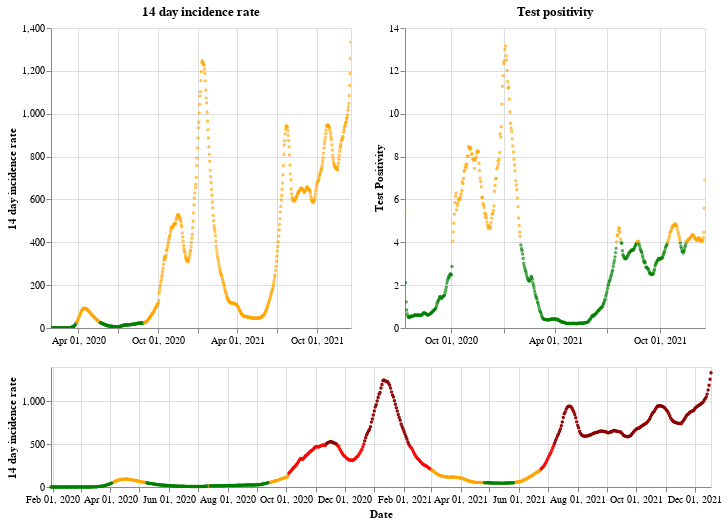

Notebook code for this chart:
### Markdown cell above
## England

### Code cell
plot_traffic_light('England')

### Figure 1 — Vega-Lite specification as saved in the notebook (floating-point values rounded to 4 significant figures; data arrays with more than 128 entries replaced by an {"elided": "..."} marker saying what was removed)
{"config": {"view": {"continuousWidth": 400, "continuousHeight": 300}}, "vconcat": [{"hconcat": [{"mark": {"type": "point", "size": 2}, "encoding": {"color": {"condition": {"value": "green", "test": "(datum.twoWeeklyCasesRate <= 25)"}, "value": "orange"}, "tooltip": [{"type": "nominal", "field": "areaName"}, {"type": "temporal", "field": "date"}, {"type": "quantitative", "field": "twoWeeklyCasesRate"}, {"type": "quantitative", "field": "testPositivity"}], "x": {"type": "temporal", "axis": {"title": ""}, "field": "date", "scale": {"domain": {"selection": "DateBrush"}}, "timeUnit": "yearmonthdate"}, "y": {"type": "quantitative", "axis": {"title": "14 day incidence rate"}, "field": "twoWeeklyCasesRate"}}, "title": "14 day incidence rate", "width": 300}, {"mark": {"type": "point", "size": 2}, "encoding": {"color": {"condition": {"value": "green", "test": "(datum.testPositivity <= 4)"}, "value": "orange"}, "tooltip": [{"type": "nominal", "field": "areaName"}, {"type": "temporal", "field": "date"}, {"type": "quantitative", "field": "twoWeeklyCasesRate"}, {"type": "quantitative", "field": "testPositivity"}], "x": {"type": "temporal", "axis": {"title": ""}, "field": "date", "scale": {"domain": {"selection": "DateBrush"}}, "timeUnit": "yearmonthdate"}, "y": {"type": "quantitative", "axis": {"title": "Test Positivity"}, "field": "testPositivity"}}, "title": "Test positivity", "width": 300}]}, {"layer": [{"mark": {"type": "point", "size": 2}, "encoding": {"color": {"condition": {"value": "orange", "test": "(((datum.testPositivity < 4) && (datum.twoWeeklyCasesRate >= 50)) && (datum.twoWeeklyCasesRate < 200))"}, "value": "red"}, "opacity": {"condition": {"value": 1, "test": "((datum.twoWeeklyCasesRate >= 50) && (datum.twoWeeklyCasesRate < 500))"}, "value": 0}, "tooltip": [{"type": "nominal", "field": "areaName"}, {"type": "temporal", "field": "date"}, {"type": "quantitative", "field": "twoWeeklyCasesRate"}, {"type": "quantitative", "field": "testPositivity"}], "x": {"type": "temporal", "axis": {"title": "Date"}, "field": "date", "timeUnit": "yearmonthdate"}, "y": {"type": "quantitative", "axis": {"title": "14 day incidence rate"}, "field": "twoWeeklyCasesRate"}}, "selection": {"DateBrush": {"type": "interval", "encodings": ["x"], "fields": ["Time"]}}}, {"mark": {"type": "point", "size": 2}, "encoding": {"color": {"value": "darkred"}, "opacity": {"condition": {"value": 1, "test": "(datum.twoWeeklyCasesRate >= 500)"}, "value": 0}, "tooltip": [{"type": "nominal", "field": "areaName"}, {"type": "temporal", "field": "date"}, {"type": "quantitative", "field": "twoWeeklyCasesRate"}, {"type": "quantitative", "field": "testPositivity"}], "x": {"type": "temporal", "axis": {"title": "Date"}, "field": "date", "timeUnit": "yearmonthdate"}, "y": {"type": "quantitative", "axis": {"title": "14 day incidence rate"}, "field": "twoWeeklyCasesRate"}}}, {"mark": {"type": "point", "size": 2}, "encoding": {"color": {"condition": {"value": "green", "test": "((datum.testPositivity < 4) && (datum.twoWeeklyCasesRate < 50))"}, "value": "orange"}, "opacity": {"condition": {"value": 1, "test": "(datum.twoWeeklyCasesRate < 50)"}, "value": 0}, "tooltip": [{"type": "nominal", "field": "areaName"}, {"type": "temporal", "field": "date"}, {"type": "quantitative", "field": "twoWeeklyCasesRate"}, {"type": "quantitative", "field": "testPositivity"}], "x": {"type": "temporal", "axis": {"title": "Date"}, "field": "date", "timeUnit": "yearmonthdate"}, "y": {"type": "quantitative", "axis": {"title": "14 day incidence rate"}, "field": "twoWeeklyCasesRate"}}}], "height": 120, "width": 660}], "data": {"name": "data-40be16c9f13c2d86c906da0e112ba758"}, "$schema": "https://vega.github.io/schema/vega-lite/v4.8.1.json", "datasets": {"data-40be16c9f13c2d86c906da0e112ba758": {"elided": "689 records"}}}
